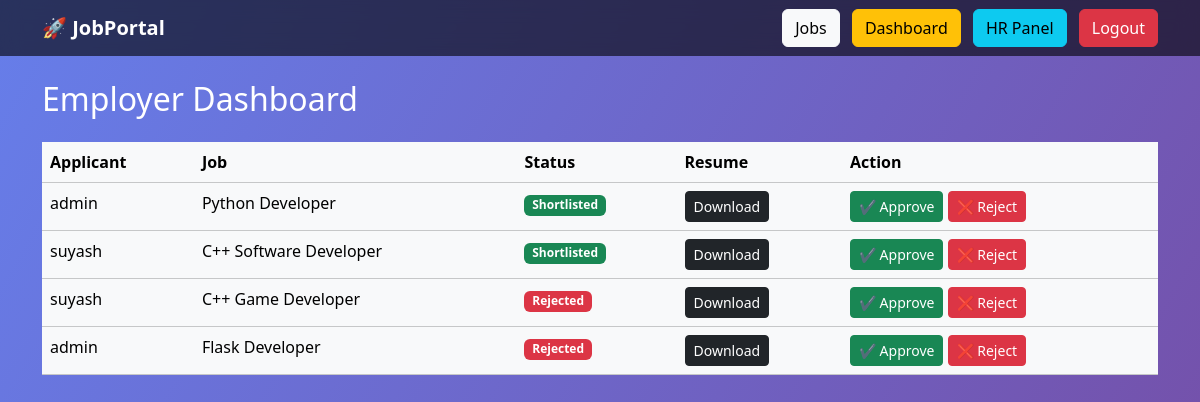
The app's page /employer-dashboard/ (signed in) with its own data.
### jobs/models.py (models this page shows, shortened)
class Application(models.Model):
    job = models.ForeignKey(Job, on_delete=models.CASCADE)
    applicant = models.ForeignKey(User, on_delete=models.CASCADE)
    resume = models.FileField(upload_to='resumes/')
    cover_letter = models.TextField()
    status = models.CharField(
        max_length=20,
        choices=STATUS_CHOICES,
        default='Pending'
    )
    applied_at = models.DateTimeField(auto_now_add=True)

class Job(models.Model):
    title = models.CharField(max_length=200)
    company = models.CharField(max_length=200)
    location = models.CharField(max_length=200)
    description = models.TextField()
    posted_by = models.ForeignKey(User, on_delete=models.CASCADE)
    created_at = models.DateTimeField(auto_now_add=True)

### jobs/views.py (the view)
# urls.py: path('employer-dashboard/', views.employer_dashboard, name='employer_dashboard'),
@login_required
def employer_dashboard(request):
    jobs = Job.objects.filter(posted_by=request.user)
    applications = Application.objects.filter(job__posted_by=request.user)
    return render(request, 'employer_dashboard.html', {
        'jobs': jobs,
        'applications': applications
    })

### jobs/templates/employer_dashboard.html
{% extends 'base.html' %}
{% block content %}
<h2 class="text-white mb-4">Employer Dashboard</h2>
<table class="table table-light">
    <tr>
        <th>Applicant</th>
        <th>Job</th>
        <th>Status</th>
        <th>Resume</th>
        <th>Action</th>
    </tr>
    {% for app in applications %}
    <tr>
        <td>{{ app.applicant.username }}</td>
        <td>{{ app.job.title }}</td>
        <td>
            <span class="badge
                {% if app.status == 'Pending' %}bg-warning
                {% elif app.status == 'Shortlisted' %}bg-success
                {% elif app.status == 'Rejected' %}bg-danger
                {% endif %}
            ">
                {{ app.status }}
            </span>
        </td>
        <td>
            <a href="{{ app.resume.url }}" class="btn btn-dark btn-sm">
                Download
            </a>
        </td>
        <td>
            <a href="{% url 'update_status' app.id 'Shortlisted' %}" class="btn btn-success btn-sm">
                ✔ Approve
            </a>
            <a href="{% url 'update_status' app.id 'Rejected' %}" class="btn btn-danger btn-sm">
                ❌ Reject
            </a>
        </td>
    </tr>
    {% empty %}
    <tr>
        <td colspan="5" class="text-center">No Applications Yet</td>
    </tr>
    {% endfor %}
</table>
{% endblock %}

### jobs/static/css/styles.css (style rules this page uses)
body { font-family: 'Poppins', sans-serif; background: linear-gradient(120deg, #667eea, #764ba2); min-height: 100vh; }

### records on screen
Application: applicant.username "admin", job "Python Developer", status "Shortlisted"
Application: applicant.username "suyash", job "C++ Software Developer", status "Shortlisted"
Application: applicant.username "suyash", job "C++ Game Developer", status "Rejected"
Application: applicant.username "admin", job "Flask Developer", status "Rejected"
